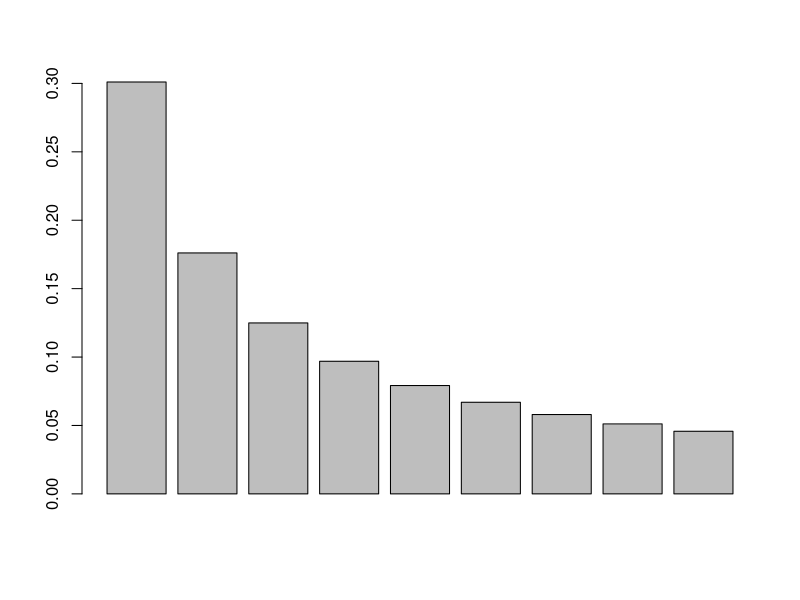

Generate this figure with R:
## ---- chunk 1
knitr::opts_chunk$set(echo = TRUE)
library(VGAM)
## ---- chunk 2
# The Benford Distribution is the distribution of 
# the first digit of a number. 

library(VGAM)

dbenf(c(1:9))

## ---- chunk 3
barplot(dbenf(c(1:9)))
